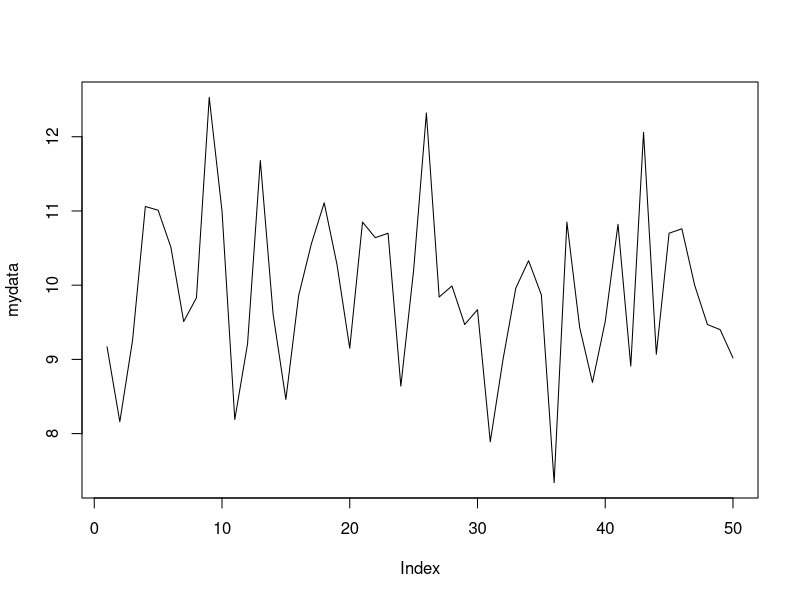
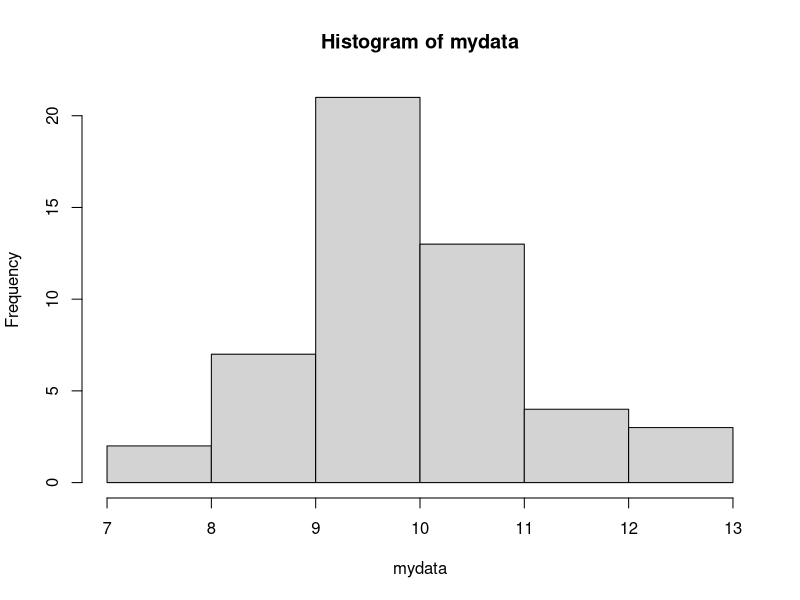
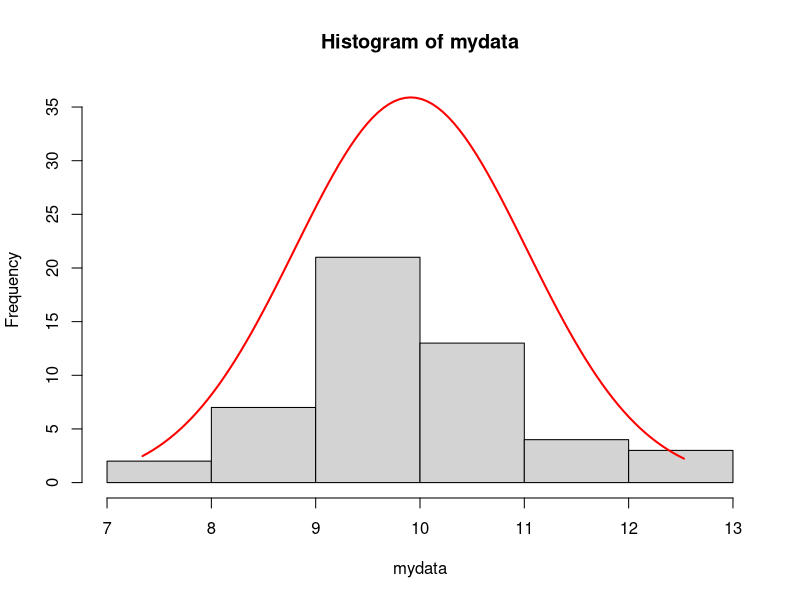
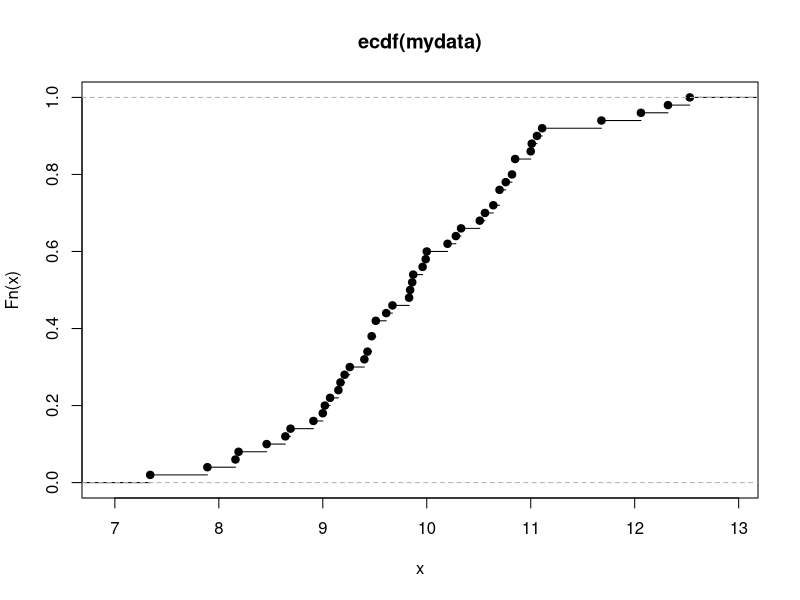
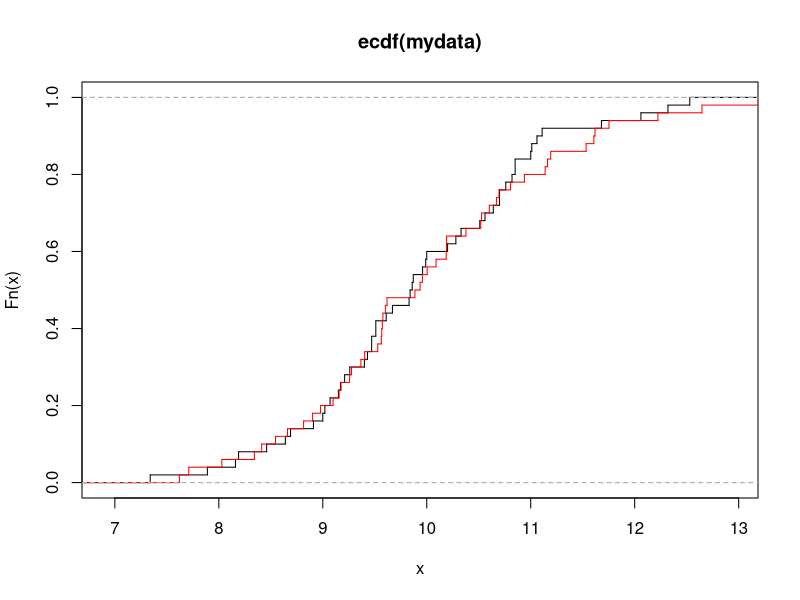

Source code (R) for these figures, in order: (Note: this script raises an error after producing the figures.)
#setwd("C:\Users\st70983\Downloads")
mydata = read.csv("mydata2_21var.csv", header=F)
#save.image("C:\\Users\\st70983\\Downloads\\workspace")

mydata = mydata[, 1]
mydata

plot(mydata, type="l")

h = hist(mydata)
xfit = seq(min(mydata ),max(mydata ),length=100) 
yfit = dnorm(xfit,mean=mean(mydata ),sd=sd(mydata )) 
yfit = yfit*diff(h$mids[1:2])*length(yfit)
h = hist(mydata, ylim=c(0,max(yfit)))
lines(xfit, yfit, col="red", lwd=2)

# cumulative
plot(ecdf(mydata))
plot(ecdf(mydata), verticals = TRUE, do.points = FALSE)
yfit = rnorm(length(mydata ),mean=mean(mydata),sd=sd(mydata))
plot(ecdf(yfit), verticals = TRUE, do.points = FALSE, add=TRUE, col="red")


############ EXAMPLE

rm(list = ls())	# clean all objects from the workspace
			# command ?ls()? shows you names of all used variables

########## LOAD DATA

#sunspot.year = read.csv("sunspot_year.csv")   # read data from CSV file

# Since it is an example, the data set is taken from the basic package ?datasets?,  
# so you can work with the set just using it name (without reading from the CSV)

#sunspot.year

########## PLOTS

# scatter plot
#plot(sunspot.year)

# histogram
#hist(sunspot.year)

# add normal curve
#h = hist(sunspot.year)
#xfit = seq(min(sunspot.year),max(sunspot.year),length=100) 
#yfit = dnorm(xfit,mean=mean(sunspot.year),sd=sd(sunspot.year)) 
#yfit = yfit*diff(h$mids[1:2])*length(yfit )
#lines(xfit, yfit, col="red", lwd=2)


# cumulative distribution function plot
#plot(ecdf(sunspot.year))
#plot(ecdf(sunspot.year ), verticals = TRUE, do.points = FALSE)
#yfit = rnorm(length(sunspot.year),mean=mean(sunspot.year),sd=sd(sunspot.year))
#plot(ecdf(yfit), verticals = TRUE, do.points = FALSE, add=TRUE, col="red")


########## DESCRIPTIVE STATISTICS

#summary(sunspot.year)
summary(mydata)

sd(mydata)
var(mydata)

# to calculate skewness and kurtosis, you should install and load package ?fBasics? 
# (if you want you can use any other package, to get the right result the main thing )

install.packages("fBasics")	# install
library("fBasics")		# load			

skewness(mydata)
kurtosis(mydata)

# Variance for skewness and kurtosis
N = length(mydata)

v_skew = sqrt(6*N*(N-1) / ((N-2)*(N+1)*(N+3))) # must be nearly equal to others
v_kur = sqrt(4*(N^2-1)*v_skew^2 / ((N-3)*(N+5))) # must be less than one

# Confidence interval for mean
t.test(mydata, conf.level=0.9)$conf.int
t.test(mydata, conf.level=0.95)$conf.int
t.test(mydata, conf.level=0.99)$conf.int

########## QUANTILES

# get quantile value 
quantile(mydata, 0.9)
quantile(mydata, 0.95) 
quantile(mydata, 0.5)

normaldata = seq(min(mydata ),max(mydata ),length=100) 
normaldata = dnorm(xfit,mean=mean(mydata ),sd=sd(mydata ))
quantile(normaldata, 0.9)
quantile(normaldata, 0.95)

# get quantile number knowing quantile value
#ecdf(sunspot.year)( 1.5 )
ecdf(mydata)(1.5)
ecdf(mydata)(2)

ecdf(mydata)(8.2)
1 - ecdf(mydata)(10.5)
